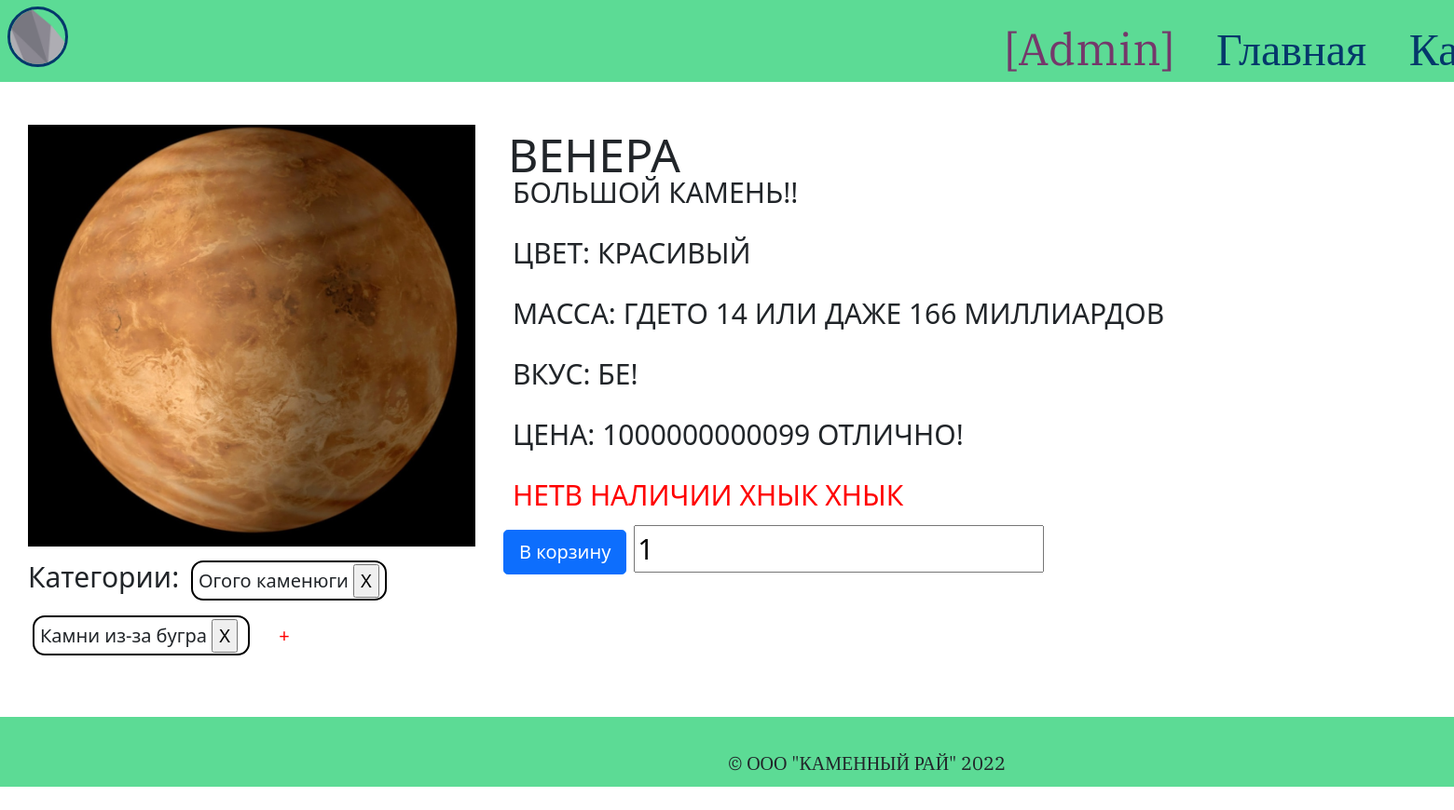
The page /item/4 (signed in) on the database its author committed.
### orm.py (models this page shows, shortened)
class Items(db.Model):
    id = db.Column(db.Integer, primary_key=True)
    name = db.Column(db.String(80), nullable=False)
    cost = db.Column(db.Integer)
    count = db.Column(db.Integer)
    image = db.Column(db.String(80))
    desc = db.Column(db.String(200))
    color = db.Column(db.String(80))
    mass = db.Column(db.String(80))
    taste = db.Column(db.String(80))
    cost_text = db.Column(db.String(80))
    categories = db.relationship('Categories', secondary=Item_Categories, backref=db.backref('Items', lazy=False))

class Categories(db.Model):
    id = db.Column(db.Integer, primary_key=True)
    name = db.Column(db.String(80), unique=True, nullable=False)

### flaskpy.py (the view, shortened to what this page needs)
@app.route('/item/<item_id>', methods=['GET', 'POST'])
def show_item(item_id):
    item_id = escape(item_id)
    return render_template("item.html", item=Items.query.filter_by(id=item_id).one(), categories=Items.query.filter_by(id=item_id).one().categories, all_categories=Categories.query.all())

### templates/item.html (shortened to what this page needs)
{% extends "base.html" %}
{% block head %}
    {{ super() }}
        <link href="https://cdn.jsdelivr.net/npm/bootstrap@5.1.3/dist/css/bootstrap.min.css" rel="stylesheet">
        <link rel="stylesheet" type="text/css" href="{{ url_for('static', filename='css_catalog_item.css') }}">
{% endblock %}
{% block content %}
    <div class="item">
        <div class="left">
            <img src="{{ url_for('static', filename='/pictures/' + item.image) }}"/>
            <div>Категории:
                {% for c in categories %}
                        <form method="post" class="cats" style='display:inline;'>
                            <span>{{c.name}}
                            {% if session['status'] == "admin" %}
                                <input type="submit" class="btn-delete" name="delete" value="X" />
                            {% endif %}</span>
                        </form>
                {% endfor %}
                {% if session['status'] == "admin" %}
                <div class="dropdown">
                    <p class="plus dropbtn" >+</p>
                </div>
                {% endif %}
            </div>
        </div>
        <div class="right">
            <div class="title">{{item.name}}</div>
            <div> {{item.desc}}!</div>
            <div> ЦВЕТ: {{item.color}}</div>
            <div> МАССА: {{item.mass}}</div>
            <div> ВКУС: {{item.taste}}</div>
            <div> ЦЕНА: {{item.cost}} {{item.cost_text}}</div>
            {% if item.count==0 %}
                <div class="no"> НЕТВ НАЛИЧИИ ХНЫК ХНЫК</div>
            {% endif %}
            <form method="post">
                <input type="submit" class="btn btn-primary btn-lg" name="buy" value="В корзину" />
                <input type="text" class="quantity" value="1" name="count">
            </form>
        </div>
    </div>
{% endblock %}

### static/css.css (style rules this page uses)
html { height: 100%; font-family: 'Arial Black'; }
body { margin:0; min-height: 100%; display: grid; grid-template-rows: auto 1fr auto; background-color: #EDF5E1; }
.dropbtn { color: white; padding: 16px; font-size: 16px; border: none; }
.dropdown { position: relative; display: inline-block; }

### static/css_catalog_item.css (style rules this page uses)
.item div.right { display: inline-block; height: 500px; grid-column: 2; }
.item div.left { grid-column: 1; }
.item img { border: 10px transparent solid; float: left; width: 500px }
.item { padding: 10px; font-size: 30px; display: grid; }
.item div { padding: 10px; font-size: 30px; }
.item div.title { padding: 5px; height: 50px; width:1300px; font-size: 50px; }
.no { color: #FF0000; }
.cats { white-space: nowrap; padding: 6px; margin: 5px; font-size: 20px; border: black solid 2px; border-radius: 13px; }
.plus { font-size: 20px; color: red; }

### rows shown on the page
Items: image (picture), name "ВЕНЕРА", desc "БОЛЬШОЙ КАМЕНЬ!", color "КРАСИВЫЙ", mass "ГДЕТО 14 ИЛИ ДАЖЕ 166 МИЛЛИАРДОВ", taste "БЕ!", cost "1000000000099", cost_text "ОТЛИЧНО!"
Categories: name "Огого каменюги"
Categories: name "Камни из-за бугра"

### other values the page prints
{{ session['name'] }} "Admin"
